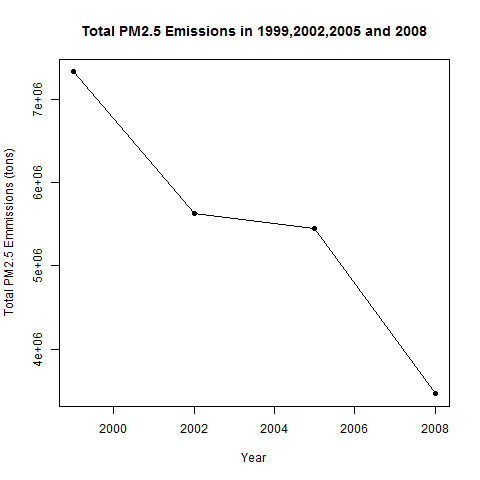

Generate this figure with R:
source("readData.R")

if(!require(dplyr)){
  install.packages("dplyr")
  library(dplyr)
}

if(!require(magrittr)){
  install.packages("magrittr")
  library(magrittr)
}


yearlyTotals<- NEI%>%group_by_(~year)%>%summarize_(Total_Emissions = ~sum(Emissions,na.rm=T) )
png("plot1.png")
par(mfrow=c(1,1))
with(yearlyTotals,plot(year,Total_Emissions,main="Total PM2.5 Emissions in 1999,2002,2005 and 2008",xlab="Year",ylab="Total PM2.5 Emmissions (tons)",type="l"))
with(yearlyTotals,points(year,Total_Emissions,pch=19))

dev.off()